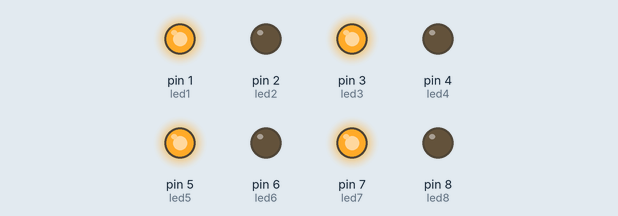
Recording of a program running on a simulated MicroPython board. Parts: output pins drawn as LEDs (lit = HIGH).

Above: at 0.12 s.
At 0.7 s:
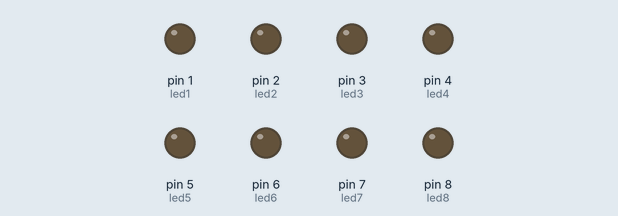
At 2.37 s:
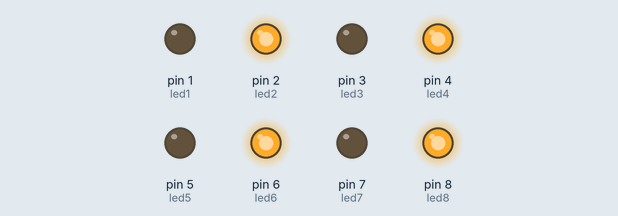
Timing chart, 0 to 3.0 s (numbered marks = the images above):
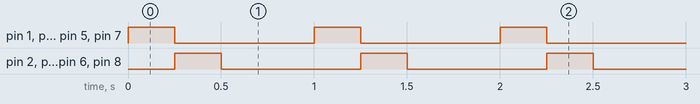

The program:

8_LED.py
```python
from machine import Pin
import time
led1= Pin(1,Pin.OUT)
led2= Pin(2,Pin.OUT)
led3= Pin(3,Pin.OUT)
led4= Pin(4,Pin.OUT)
led5= Pin(5,Pin.OUT)
led6= Pin(6,Pin.OUT)
led7= Pin(7,Pin.OUT)
led8= Pin(8,Pin.OUT)
while True :
    led1.value(1)
    led3.value(1)
    led5.value(1)
    led7.value(1)
    time.sleep(0.25)
    led1.value(0)
    led3.value(0)
    led5.value(0)
    led7.value(0)

    led2.value(1)
    led4.value(1)
    led6.value(1)
    led8.value(1)
    time.sleep(0.25)
    led2.value(0)
    led4.value(0)
    led6.value(0)
    led8.value(0)
    time.sleep(0.5)
```

Measured:
- by itself, pin 1 (led1), pin 2 (led2), pin 3 (led3), pin 4 (led4), pin 5 (led5), pin 6 (led6), pin 7 (led7), pin 8 (led8): alternates HIGH for 0.25 s and LOW for 0.75 s
- by itself, everything shown: repeats every 1.0 s, in 3 steps
